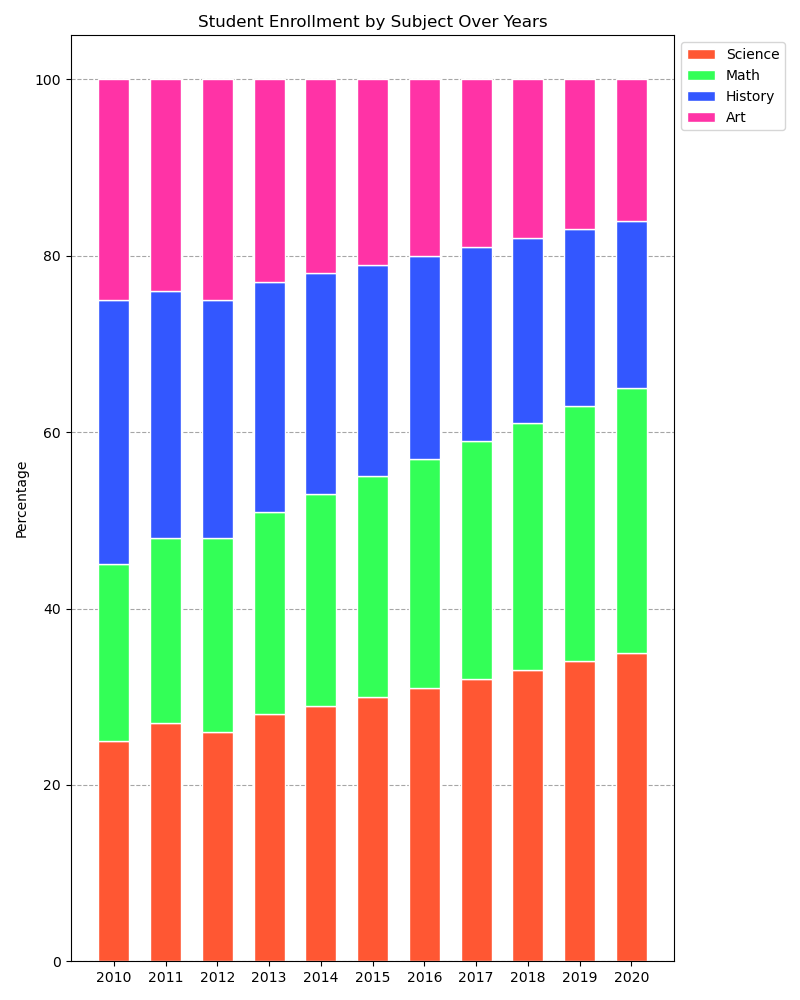

This chart was generated by the following Python code:

import matplotlib.pyplot as plt
import pandas as pd

data = {
    'Year': ['2010', '2011', '2012', '2013', '2014', '2015', '2016', '2017', '2018', '2019', '2020'],
    'Science': [25, 27, 26, 28, 29, 30, 31, 32, 33, 34, 35],
    'Math': [20, 21, 22, 23, 24, 25, 26, 27, 28, 29, 30],
    'History': [30, 28, 27, 26, 25, 24, 23, 22, 21, 20, 19],
    'Art': [25, 24, 25, 23, 22, 21, 20, 19, 18, 17, 16]
}

df = pd.DataFrame(data)
df.set_index('Year', inplace=True)

df_percentage = df.divide(df.sum(axis=1), axis=0) * 100

fig, ax = plt.subplots(figsize=(8, 10))

colors = ['#FF5733', '#33FF57', '#3357FF', '#FF33A6']

bottoms = [0] * len(df_percentage)
for i, col in enumerate(df_percentage.columns):
    ax.bar(df_percentage.index, df_percentage[col], bottom=bottoms, color=colors[i], edgecolor='white', width=0.6)
    bottoms = bottoms + df_percentage[col].values

ax.set_ylabel('Percentage')
ax.set_title('Student Enrollment by Subject Over Years')
ax.legend(df_percentage.columns, loc='upper left', bbox_to_anchor=(1, 1))

ax.set_axisbelow(True)
ax.yaxis.grid(True, color='gray', linestyle='dashed', alpha=0.7)

plt.tight_layout()
plt.show()
